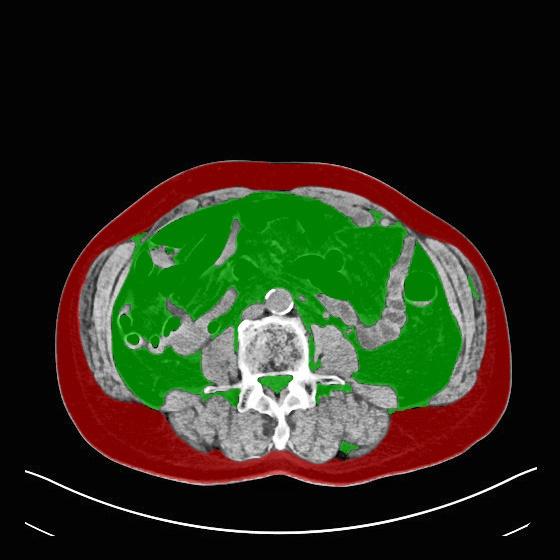
#> input picture backend/uploads/13466633-04ed-493f-b977-d41eb724a8b2.jpg, 560 x 560 px
$ python -i main.py   (imports and definitions only)
#> lines starting #> are read from the running program, lines starting #| are printed output that depends on the picture; after the words box and inside, x2 and y2 are one past the last pixel; in counts of white or black regions, pixels touching at a corner belong together
import sys
import json
import os
# GPU 設置: CPU(-1) or GPU(0)
os.environ['CUDA_VISIBLE_DEVICES'] = '-1'
import cv2 as cv
import numpy as np
import tensorflow as tf
# tf.debugging.set_log_device_placement(True)
from tensorflow.keras.layers import Input, Conv2D, MaxPooling2D, UpSampling2D, concatenate
from tensorflow.keras.models import Model

# [54 lines left out: functions Read_file, Crop_and_CLAHE, Ruler_calcu, Scan_row_col, not called in this run]

def Max_Area(img):

    _, img_bin = cv.threshold(img, 127, 255, cv.THRESH_BINARY)
    count, numbers, stats, centroids = cv.connectedComponentsWithStats(img_bin, connectivity=8)

    max_area = 0
    max_label = 0
    for i in range(1, count):
        if stats[i, cv.CC_STAT_AREA] > max_area:
            max_area = stats[i, cv.CC_STAT_AREA]
            max_label = i

    largest_area = np.zeros(numbers.shape, dtype=np.uint8)
    largest_area[numbers == max_label] = 255

    kernel = np.ones((3,3),np.uint8)
    largest_component_filled = cv.morphologyEx(largest_area, cv.MORPH_CLOSE, kernel)

    return largest_component_filled

# [125 lines left out: functions Remove_small_components, Visualize, Unet, process_image, not called in this run]

# [14 lines not run here, left out]

>>> import cv2
>>> picture = cv2.imread('uploads/13466633-04ed-493f-b977-d41eb724a8b2.jpg', cv2.IMREAD_GRAYSCALE)
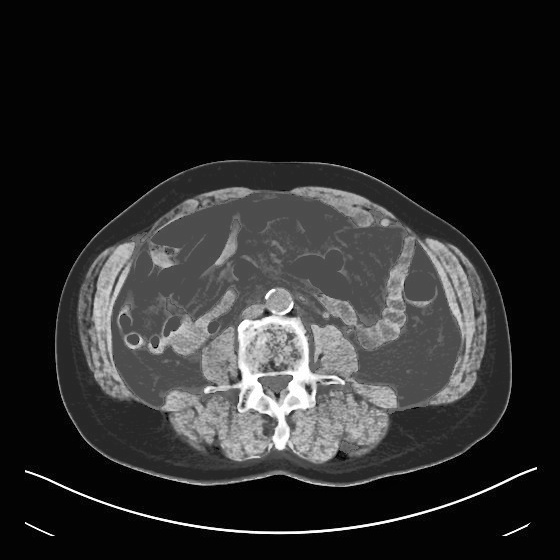
#> picture: shape (560, 560); min 0, max 255, mean 41.2
>>> result = Max_Area(picture)
#> in Max_Area, `_, img_bin = cv.threshold(img, 127, 255, cv.THRESH_BINARY)`:
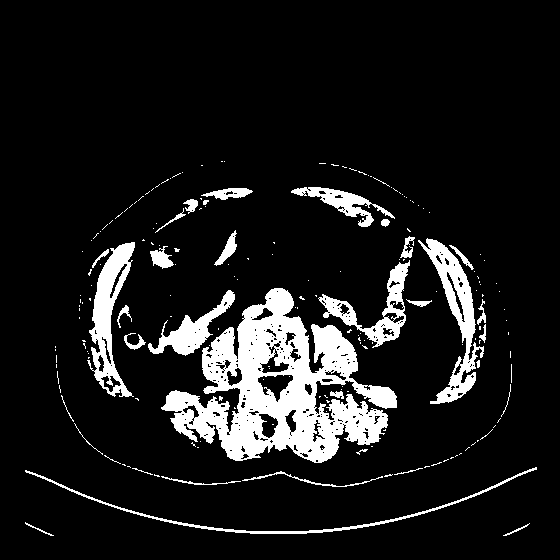
#> img_bin: shape (560, 560); 10.9% white; 190 white regions (156 under 20 px), largest, box (x1, y1, x2, y2) and area: (161, 288, 397, 463) 18431, (418, 238, 484, 404) 3076, (87, 242, 135, 397) 2928
#> in Max_Area, `count, numbers, stats, centroids = cv.connectedComponentsWithStats(img..`:
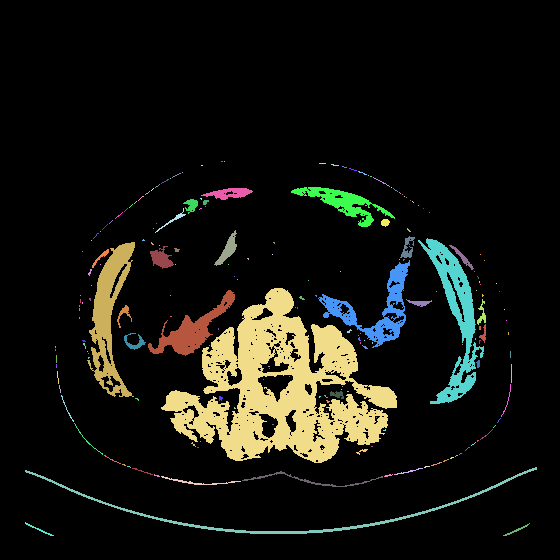
#> numbers: shape (560, 560) int32; 191 distinct labels, from 0 to 190; one colour per label, 0 black
#> in Max_Area, `count, numbers, stats, centroids = cv.connectedComponentsWithStats(img..`: count = 191; stats = 191 rows, first 6: [0, 0, 560, 560, 279568], [221, 161, 2, 1, 2], [224, 161, 1, 1, 1], [319, 163, 7, 1, 7], [201, 165, 2, 1, 2], [331, 164, 8, 2, 9]; centroids = 191 pairs, first value 38.49 to 516, second value 161 to 529.8
#> the loop in Max_Area, `for i in range(1, count):` made 190 passes
#> max_area on passes 17, 54, 86: 1203, 3076, 18431
#> after the loop in Max_Area, `for i in range(1, count):`: max_area = 18431; max_label = 86
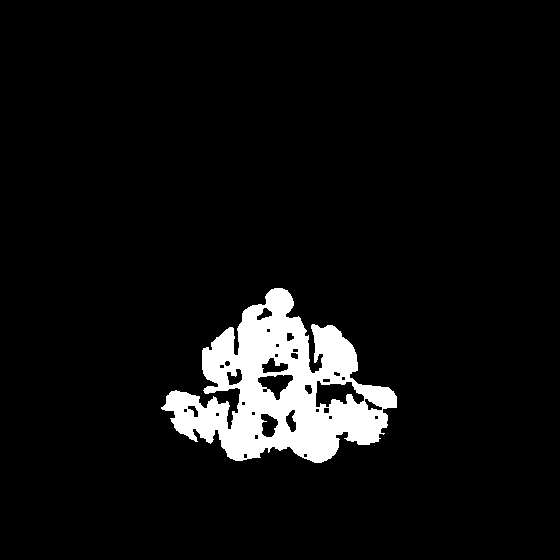
#> result: shape (560, 560); 6.3% white; 1 white region, box (x1, y1, x2, y2) and area: (161, 288, 397, 463) 19608

$ run again, on backend/uploads/5935bae2-964d-4b8f-9192-6140a6db7418.jpg
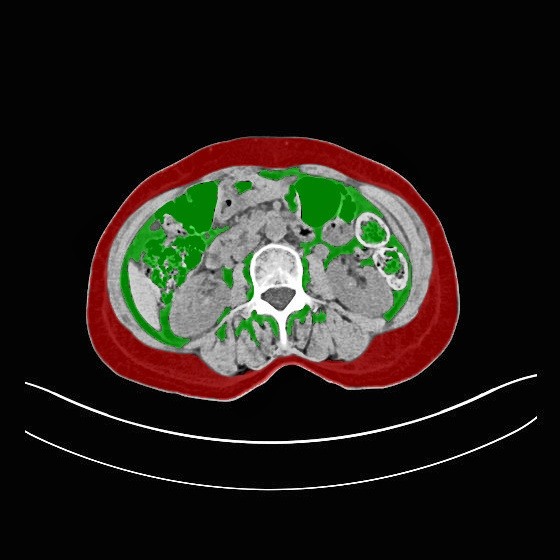
#> input picture backend/uploads/5935bae2-964d-4b8f-9192-6140a6db7418.jpg, 560 x 560 px
#> img_bin: shape (560, 560); 11.2% white; 140 white regions (116 under 20 px), largest, box (x1, y1, x2, y2) and area: (169, 191, 409, 376) 20894, (359, 184, 432, 329) 3261, (107, 183, 198, 352) 2601
#> in Max_Area, `count, numbers, stats, centroids = cv.connectedComponentsWithStats(img..`:
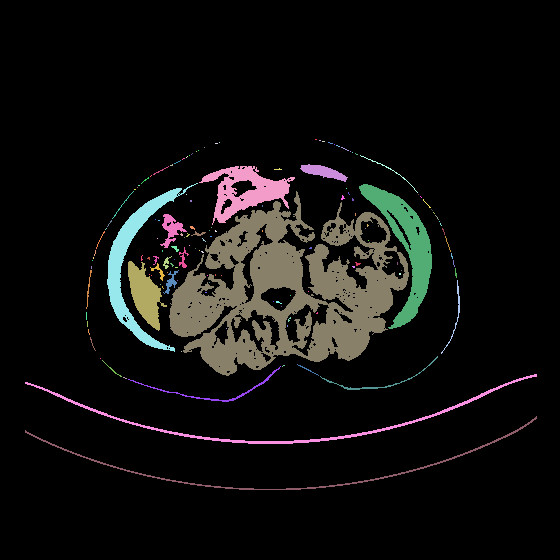
#> numbers: shape (560, 560) int32; 141 distinct labels, from 0 to 140; one colour per label, 0 black
#> count = 141; stats = 141 rows, first 6: [0, 0, 560, 560, 278475], [315, 139, 2, 1, 2], [319, 140, 2, 1, 2], [322, 141, 3, 1, 3], [215, 143, 3, 1, 3], [219, 142, 1, 1, 1]; centroids = 141 pairs, first value 86 to 455.4, second value 139 to 465.7
#> the loop in Max_Area, `for i in range(1, count):` made 140 passes
#> max_area on passes 18, 23, 25, 29, 31, 36: 68, 403, 2285, 2601, 3261, 20894
#> after the loop in Max_Area, `for i in range(1, count):`: max_area = 20894; max_label = 36
#> `result = Max_Area(picture)`:
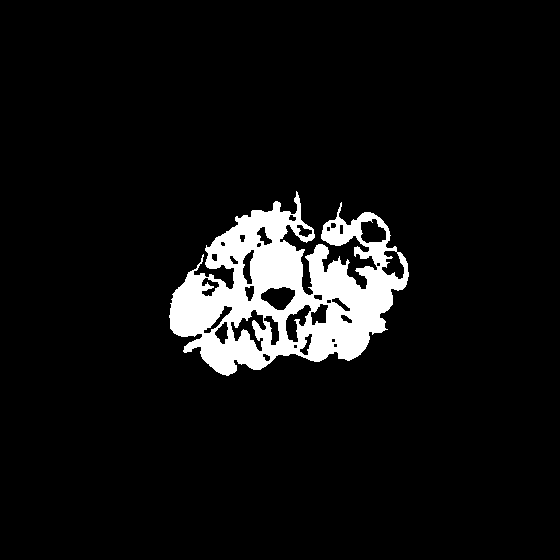
#> result: shape (560, 560); 7% white; 1 white region, box (x1, y1, x2, y2) and area: (169, 191, 409, 376) 21834
